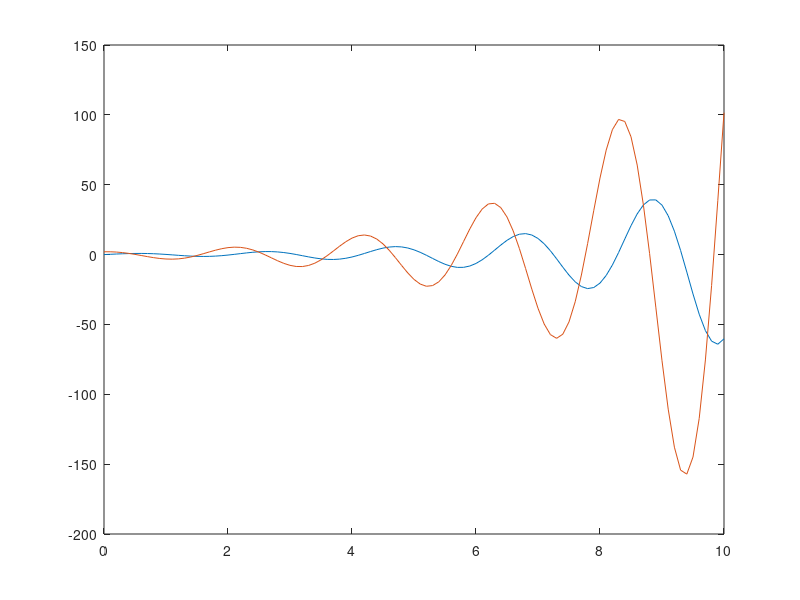

Write the MATLAB code that produced this figure.
function RungeKutta
h = 0.1;
x = 0:h:10;
g = 9.8;
l = 1;
y(1,1) = 0;
y(2,1) = 2;
w = 1/2;
for i = 1 : (length(x) - 1)
  xm = x(i);
  ym = y(:, i);
  k1 = h * f(y, i);
  xg = xm + h / (2 * w);
  yg = ym + k1 / (2 * w);
  k2 = h * f(y, i);
  y(:, i + 1) = ym + (1 - w) * k1 + w * k2; 

endfor

plot(x, y)
endfunction

function f = f(y, i)
  g = 9.8;
  l = 1;
  matriz = [0, 1; -g/l , 0];
  f = matriz * y(:, i);
endfunction

